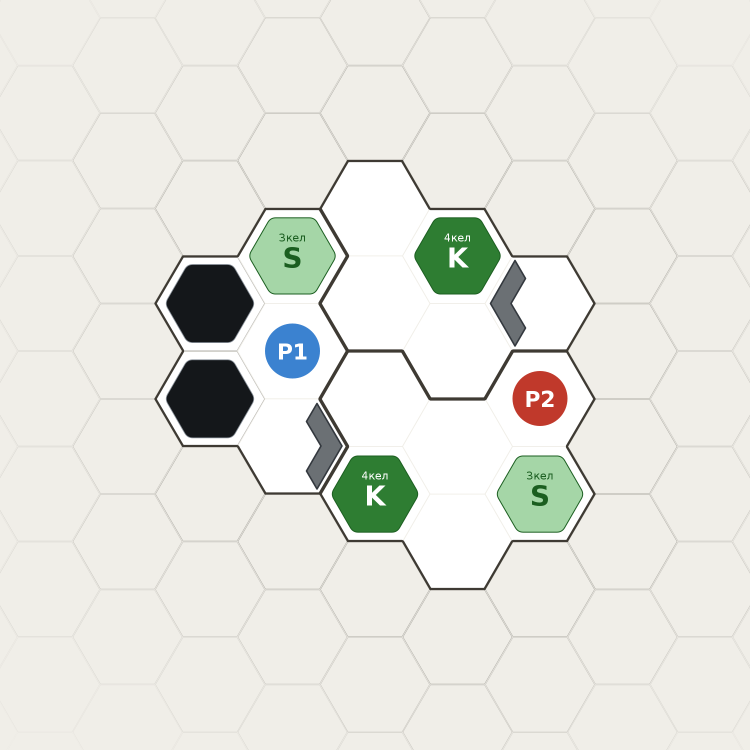
#> input picture docs/раскладки/2и-1.png, 1500 x 1500 px (shown at 1/2 size)
$ python -i 'справочник_книга.py'   (imports and definitions only)
#> lines starting #> are read from the running program, lines starting #| are printed output that depends on the picture
# -*- coding: utf-8 -*-
"""СПРАВОЧНИК — вторая книга, собранная тем же конвейером, что и правила.

Прежний справочник верстался через Word и печатался таблицами кеглем в шесть
пунктов: посреди партии в них не попасть глазом. Здесь он собирается в ту же
вёрстку, что книга правил, — 220×220 мм, кайма, плашки, палитра келемия, — и
тем же способом: содержимое берётся ИЗ ДАННЫХ ИГРЫ, а не переписывается
руками, поэтому разойтись с колодами ему нечем. Тексты карт — из таблицы карт
свода (`docs/таблицы карт/КАРТЫ — свод <свод>.xlsx`, её пишет kelium.ТаблицаКарт
тем же кодом, что печатает карты в игре), планшеты наций — из набора
`data/boards`, сценарии — картинками из `docs/раскладки` (tools/раскладки-снимки.sh).

Что внутри: приказы и действия, задания, начальные задания, арсенал,
начальный арсенал, контейнеры, рынок, супер-задания, супер-арсенал, нации,
иконки, сценарии поля и словарь.

Запуск: python tools/книга/справочник_книга.py   (свод — KELIUM_RULESET, по умолчанию 1.50.0)
"""
import base64
import glob
import io
import os
import re
import subprocess
import sys

КОРЕНЬ = os.path.abspath(os.path.join(os.path.dirname(os.path.abspath(__file__)),
                                      "..", ".."))
sys.path.insert(0, os.path.join(КОРЕНЬ, "tools"))
# [1 line not run here, left out]


D = os.path.dirname(os.path.abspath(__file__))
# [2 lines that did not run here, left out]
ПАПКА = os.path.join(КОРЕНЬ, "rules", "Справочник — черновик", "вёрстка")
ВЫХОД = os.path.join(ПАПКА, "Справочник.html")
ИКОНКИ = [os.path.join(КОРЕНЬ, "rules", "иконки-экспорт"),
          os.path.join(КОРЕНЬ, "rules", "иконки")]
# [1 line not run here, left out]
# Chrome: на Windows — обычная установка, в облаке — Chromium Playwright.
CHROME = next((п for п in (
    os.environ.get("KELIUM_CHROME", ""),
    r"C:\Program Files\Google\Chrome\Application\chrome.exe",
    "/opt/pw-browsers/chromium-1194/chrome-linux/chrome",
    "/usr/bin/chromium", "/usr/bin/google-chrome") if п and os.path.exists(п)), None)


# ----------------------------------------------------------------- картинки

# [9 lines left out: function b64, not called in this run]


def карта_поля(путь, ширина=900):
    """Раскладка, обрезанная по самой карте.

    Картинка конструктора — квадрат 1500×1500, где карта занимает середину,
    а вокруг лежит пустая гекс-сетка. В книге это треть высоты полосы впустую,
    поэтому фон отбрасывается: считаются пиксели, заметно отличающиеся от
    цвета бумаги, и по ним берётся рамка.
    """
#> called with путь = '../../docs/раскладки/2и-1.png', ширина = 900
    from PIL import Image
    im = Image.open(путь).convert("RGB")
#> im is the input picture: PIL image 1500x1500 RGB; mean R, G, B 229.1, 229.6, 223
    px = im.load()
    x0, y0, x1, y1 = im.width, im.height, 0, 0
    # Ищем НЕ «непохожее на фон» — бледная гекс-сетка тоже непохожа, — а то,
    # из чего сделана карта: тёмные контуры гексов и насыщенные метки.
    for y in range(0, im.height, 2):
        for x in range(0, im.width, 2):
            r, g, b = px[x, y]
            тёмный = r + g + b < 330
            цветной = max(r, g, b) - min(r, g, b) > 46
            if тёмный or цветной:
                if x < x0:
                    x0 = x
                if x > x1:
                    x1 = x
                if y < y0:
                    y0 = y
                if y > y1:
                    y1 = y
#> after the loop, x0 = 310; x1 = 1190; y0 = 320; y1 = 1178
    if x1 <= x0 or y1 <= y0:
        return b64(путь, ширина)
    поле = 16
    im = im.crop((max(0, x0 - поле), max(0, y0 - поле),
                  min(im.width, x1 + поле), min(im.height, y1 + поле)))
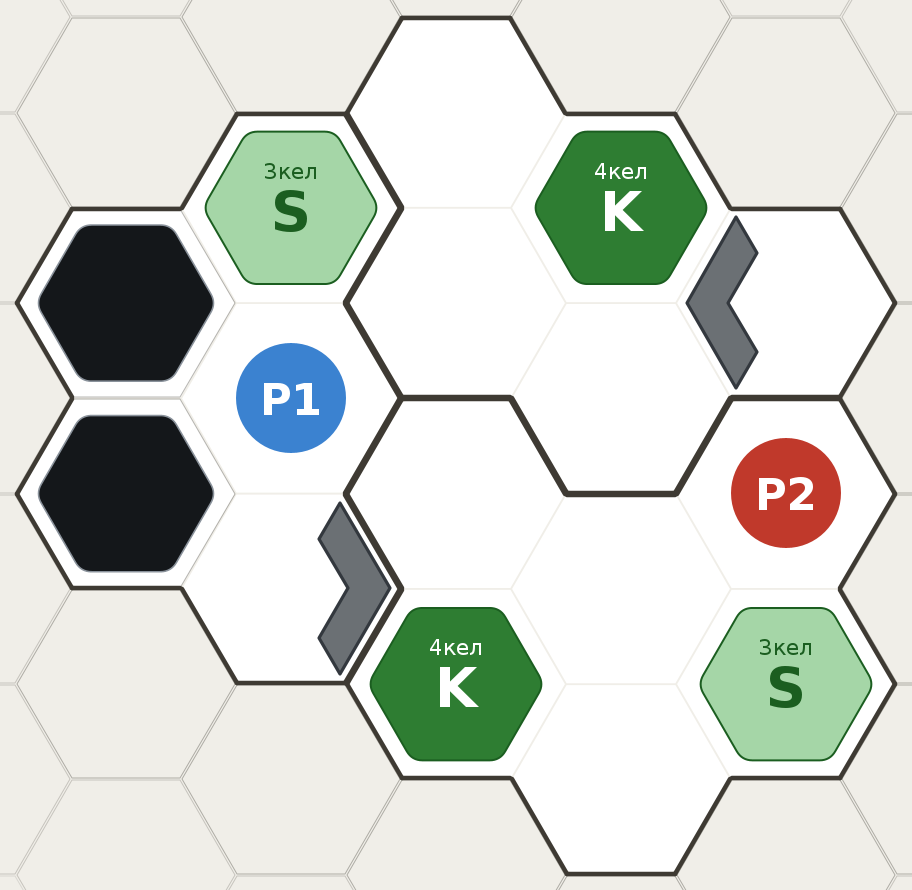
#> im: PIL image 912x890 RGB; mean R, G, B 210.9, 216, 208.4
    if im.width > ширина:
        im = im.resize((ширина, round(im.height * ширина / im.width)),
                       Image.LANCZOS)
#> im: PIL image 900x878 RGB
#> (the rest of the program and of its run is left out)
